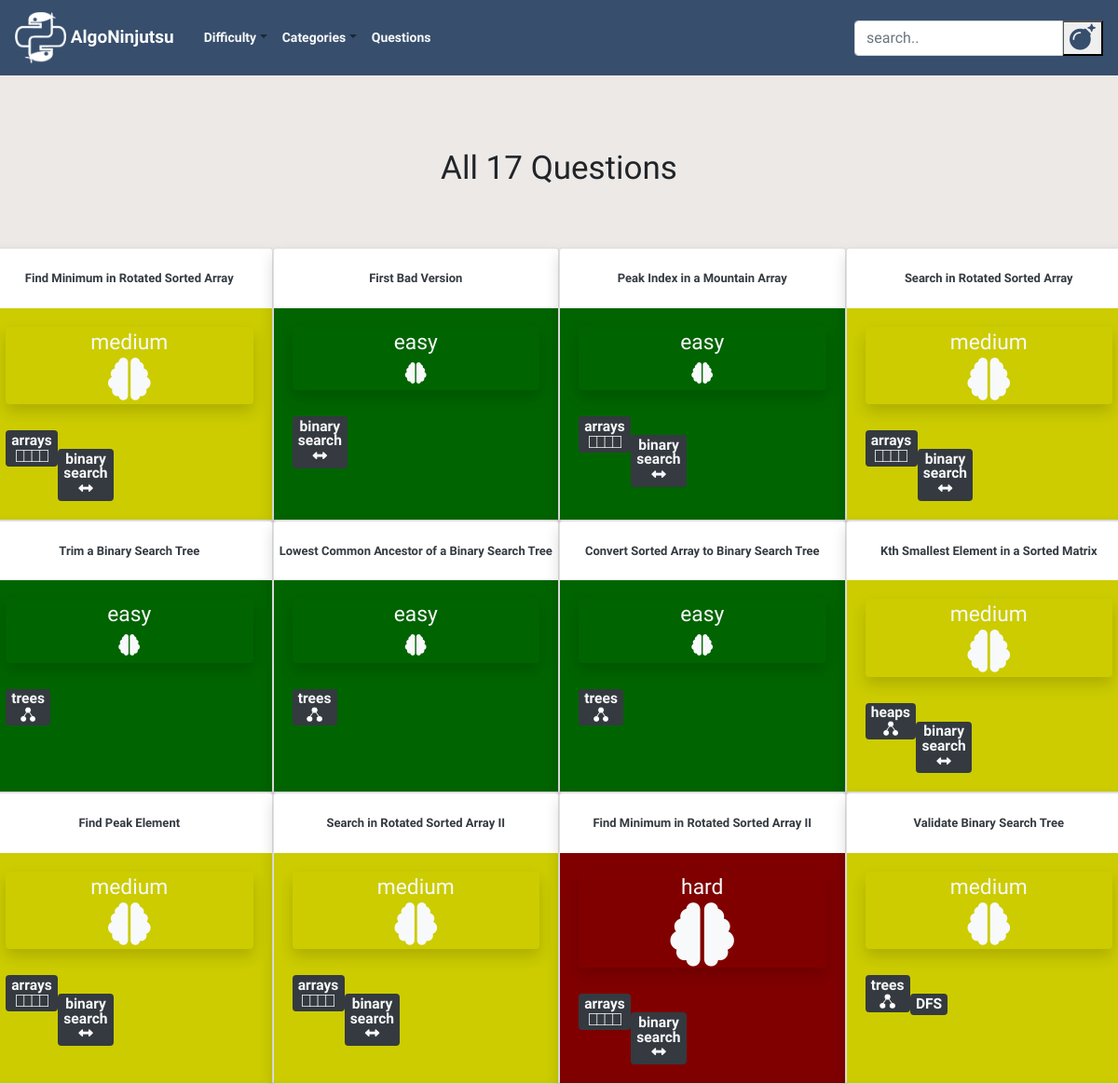
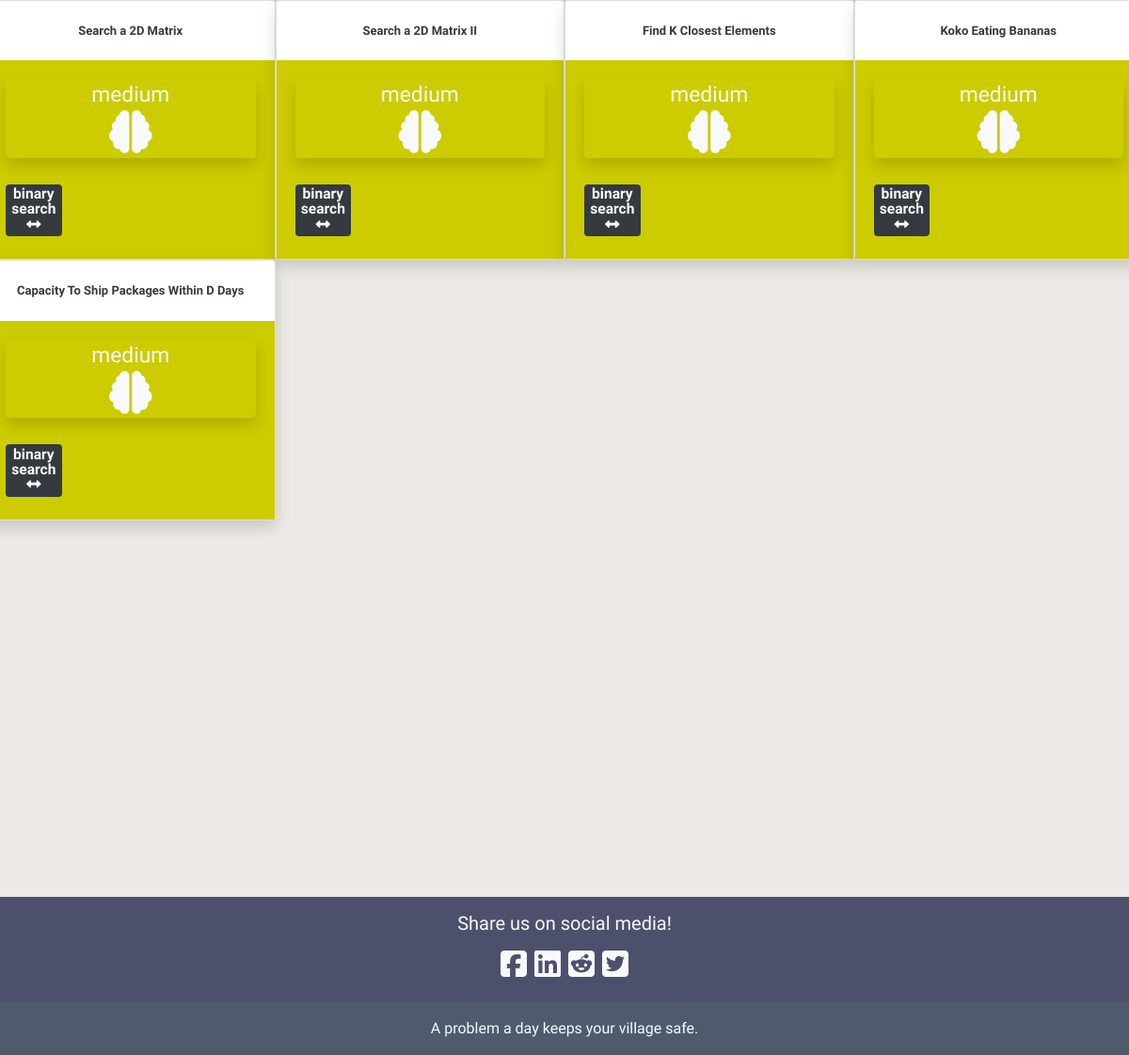
Screenshot of /questions/category/binary search/ with the database file from the repository (2 pictures, top to bottom).
### blog/models.py (models this page shows, shortened)
class Post(models.Model):
    author = models.TextField()
    title = RichTextField()
    category = models.TextField(choices = CATEGORY_CHOICES, default = 'arrays')
    alt_category = models.TextField(choices = CATEGORY_CHOICES, blank=True, null = True)
    difficulty = models.TextField(choices = DIFFICULTY_CHOICES, default = 'easy')
    description = RichTextField()
    text = RichTextField()
    explanation = RichTextField()
    additional_notes = RichTextField(blank=True, null = True)
    published_date = models.DateTimeField(blank=True, null=True)

### blog/views.py (the view)
# urls.py: path('questions/category/<str:category>/', views.CategoryPostListView.as_view(), name='category_post_list'),
class CategoryPostListView(ListView):
    model = Post
    def get_queryset(self, *args, **kwargs):
        category = self.kwargs.get('category')
        main_category = Post.objects.filter(category = category)
        alt_category = Post.objects.filter(alt_category = category)
        questions = Post.objects.filter(title__contains = category)
        categories = main_category | alt_category | questions
        return categories

### blog/static/templates/blog/post_list.html (shortened to what this page needs)
{% extends 'blog/base.html' %}
{% load static %}
{% block content %}
<div class="postlist col-md-12">
    {% if not post_list.count %}
    <h1 class = "counter my-5" align = "center">No Questions Found</h1>
    <br><br>
    {% elif post_list.count == 1 %}
    <h1 class = "counter my-3" align="center">{{post_list.count}} Question</h1>
    <br><br>
    {% else %}
    <h1 class = "counter my-3" align="center">All {{post_list.count}} Questions</h1>
    <br><br>
    {% endif %}
  <div class="row">
  {% for post in post_list %}
  <div class="card shadow" style="width: 25%">
    <br>
    <h3 align="center"><a class="check text-dark" style = "font-size:13px;" href="{% url 'post_detail' pk=post.pk %}">
      <b>{{ post.title|safe }}</b></a></h3>
    {% if post.difficulty == "easy" %}
    <div class="card-body" style="background-color: rgb(0,100,0)">
    {% elif post.difficulty == "medium" %}
    <div class="card-body" style="background-color: rgb(204,204,0)">
    {% elif post.difficulty == "hard" %}
    <div class="card-body" style="background-color: rgb(128,0,0)"">
    {% endif %}
      <div class="postdifficulty text-light shadow rounded"align="center">
        <a class="text-light" href="{% url 'difficulty_post_list' difficulty=post.difficulty %}">
        {{post.difficulty}}
        <br>
        {% if post.difficulty == "medium" %}
        <i class="fas fa-brain fa-2x"></i>
        {% elif post.difficulty == "hard" %}
        <i class="fas fa-brain fa-3x"></i>
        {% else %}
        <i class="fas fa-brain"></i>
        {% endif %}
        </a>
      </div>
      <br>
        <div class="category text-light badge badge-dark my-1">
        <a class="text-light" href="{% url 'category_post_list' category=post.category %}">
        {% if post.category == "linked lists" %}
        <h8>linked <br>lists</h8>
        {% elif post.category == "binary search" %}
        <h8>binary <br>search</h8>
        {% endif %}
        {% if post.category != "linked lists" and post.category != "binary search"%}
        <h8>{{post.category}}</h8>
        {% endif %}
        <br>
        {% if post.category == "linked lists" %}
        <img src="{% static 'images/thumbnail_image8.png' %}" width="45" height="12">
        {% elif post.category == "backtracking" %}
        <i class="fas fa-trash-restore"></i>
        {% elif post.category == "trees" %}
        <img src="{% static 'images/thumbnail_image5.png' %}" width="16.5" height="16.5">
        {% elif post.category == "arrays" %}
        <img src="{% static 'images/thumbnail_image7.png' %}" width="35" height="13">
        {% elif post.category == "strings" %}
        <p class= "my-1" style = "font-size: 9px; font: verdana;"><b>aabb123</b></p>
        {% elif post.category == "hashsets" %}
        <i class="fas fa-table"></i>
        {% elif post.category == "hashmaps" %}
        <i class="fas fa-columns"></i>
        {% elif post.category == "DP" %}
        <i class="my-1 fas fa-sort-amount-up"></i>
        {% elif post.category == "math" %}
        <i class="fas fa-calculator"></i>
        {% elif post.category == "graphs" %}
        <i class="fas fa-th"></i>
        {% elif post.category == "stacks" %}
        <i class="fas fa-angle-double-up"></i>
        {% elif post.category == "queues" %}
        <i class="fas fa-angle-double-right"></i>
        {% elif post.category == "recursion" %}
        <i class="fas fa-infinity"></i>
        {% elif post.category == "tries" %}
        <img src="{% static 'images/thumbnail_image6.png' %}" width="25.3" height="22">
        {% elif post.category == "binary" %}
        <p class= "my-1" style = "font-size: 8px; font: verdana;"><b>01101001</b></p>
        {% elif post.category == "binary search" %}
        <i class="fas fa-arrows-alt-h"></i>
        {% elif post.category == "heaps" %}
        <img src="{% static 'images/thumbnail_image5.png' %}" width="16.5" height="16.5">
        {% endif %}
        </a>
        </div>
        <br>
        {% if post.alt_category %}
        <div class="alt_category text-light badge badge-dark">
        {% else %}
        <div class="alt_category text-light">
        {% endif %}
        <a class="text-light" href="{% url 'category_post_list' category=post.alt_category %}">
          {% if post.alt_category == "linked lists" %}
          <h8>linked <br>lists</h8>
          {% elif post.alt_category == "binary search" %}
          <h8>binary <br>search</h8>
          {% endif %}
          {% if post.alt_category and post.alt_category != "linked lists" and post.alt_category != "binary search"%}
          <h8>{{post.alt_category}}</h8>
          {% endif %}
          <br>
        {% if post.alt_category == "linked lists" %}
        <img src="{% static 'images/thumbnail_image8.png' %}" width="45" height="12">
        {% elif post.alt_category == "backtracking" %}
        <i class="fas fa-trash-restore"></i>
        {% elif post.alt_category == "trees" %}
        <img src="{% static 'images/thumbnail_image5.png' %}" width="16.5" height="16.5">
        {% elif post.alt_category == "arrays" %}
        <img src="{% static 'images/thumbnail_image7.png' %}" width="35" height="13">
        {% elif post.alt_category == "hashmaps" %}
        <i class="fas fa-columns"></i>
        {% elif post.alt_category == "DP" %}
        <i class="my-1 fas fa-sort-amount-up"></i>
        {% elif post.alt_category == "math" %}
        <i class="fas fa-calculator"></i>
        {% elif post.alt_category == "graphs" %}
        <i class="fas fa-th fa-2x"></i>
        {% elif post.alt_category == "stacks" %}
        <i class="fas fa-angle-double-up"></i>
        {% elif post.alt_category == "queues" %}
        <i class="fas fa-angle-double-right"></i>
        {% elif post.alt_category == "strings" %}
        <p class= "my-1" style = "font-size: 9px; font: verdana;"><b>aabb123</b></p>
        {% elif post.alt_category == "hashsets" %}
        <i class="fas fa-table"></i>
        {% elif post.alt_category == "recursion" %}
        <i class="fas fa-infinity"></i>
        {% elif post.alt_category == "tries" %}
        <img src="{% static 'images/thumbnail_image6.png' %}" width="25.3" height="22">
        {% elif post.alt_category == "heaps" %}
        <img src="{% static 'images/thumbnail_image5.png' %}" width="16.5" height="16.5">
        {% elif post.alt_category == "binary" %}
        <p class= "my-1" style = "font-size: 9px; font: verdana;"><b>01101001</b></p>
        {% elif post.alt_category == "binary search" %}
        <i class="fas fa-arrows-alt-h"></i>
        {% endif %}
        </a>
        </div>
    </div>
  </div>
  {% endfor %}
  </div>
</div>
{% endblock %}

### blog/static/css/blog.css (style rules this page uses)
body { font-family: 'Special Elite', cursive; background: #ECE9E6; background: -webkit-linear-gradient(to bottom, #FFFFFF, #ECE9E6); overflow-x: hidden; max-width: 100%; }
img { max-width:100%; }
.postdifficulty { font-size: 1.9vmin !important; }
.counter { font-family: 'Rock Salt', cursive; font-size: 35px; }
.category { float:left; font-size: 1.3vmin !important; }
.alt_category { font-size: 1.3vmin !important; float:left; }
.card { transition: 1.5s; }
.card:not(:first-child) { margin-down: -10px; }

### rows the page displays
Post: title "Find Minimum in Rotated Sorted Array", difficulty "medium", category "arrays", alt_category "binary"
Post: title "First Bad Version", difficulty "easy", category "binary"
Post: title "Peak Index in a Mountain Array", difficulty "easy", category "arrays", alt_category "binary"
Post: title "Search in Rotated Sorted Array", difficulty "medium", category "arrays", alt_category "binary"
Post: title "Trim a Binary Search Tree", difficulty "easy", category "trees"
Post: title "Lowest Common Ancestor of a Binary Search Tree", difficulty "easy", category "trees"
Post: title "Convert Sorted Array to Binary Search Tree", difficulty "easy", category "trees"
Post: title "Kth Smallest Element in a Sorted Matrix", difficulty "medium", category "heaps", alt_category "binary"
Post: title "Find Peak Element", difficulty "medium", category "arrays", alt_category "binary"
Post: title "Search in Rotated Sorted Array II", difficulty "medium", category "arrays", alt_category "binary"
Post: title "Find Minimum in Rotated Sorted Array II", difficulty "hard", category "arrays", alt_category "binary"
Post: title "Validate Binary Search Tree", difficulty "medium", category "trees", alt_category "DFS"
Post: title "Search a 2D Matrix", difficulty "medium", category "binary"
Post: title "Search a 2D Matrix II", difficulty "medium", category "binary"
Post: title "Find K Closest Elements", difficulty "medium", category "binary"
Post: title "Koko Eating Bananas", difficulty "medium", category "binary"
Post: title "Capacity To Ship Packages Within D Days", difficulty "medium", category "binary"

### other values shown
{{ post_list.count }} "17"
